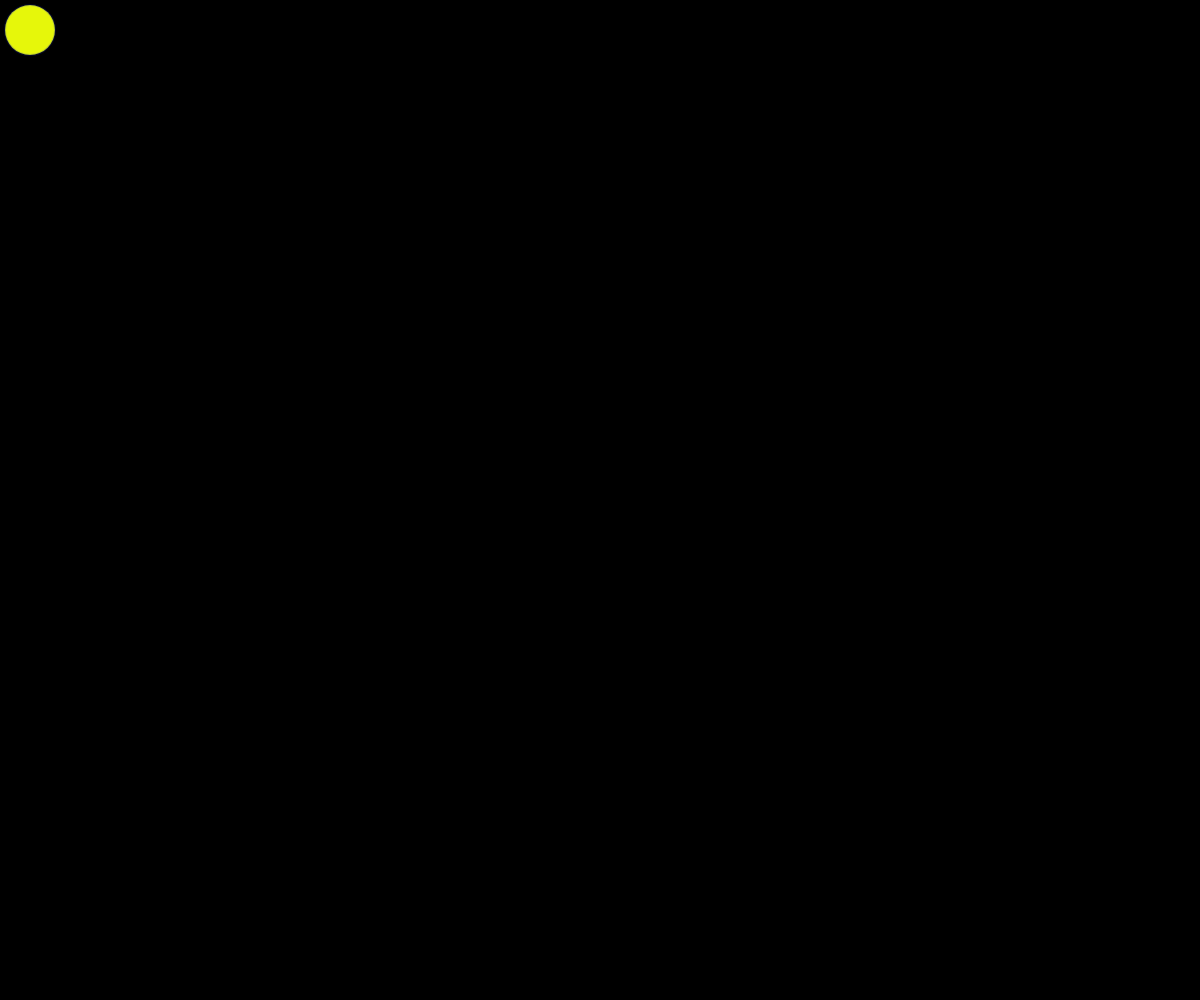
Frame 1 (no input)
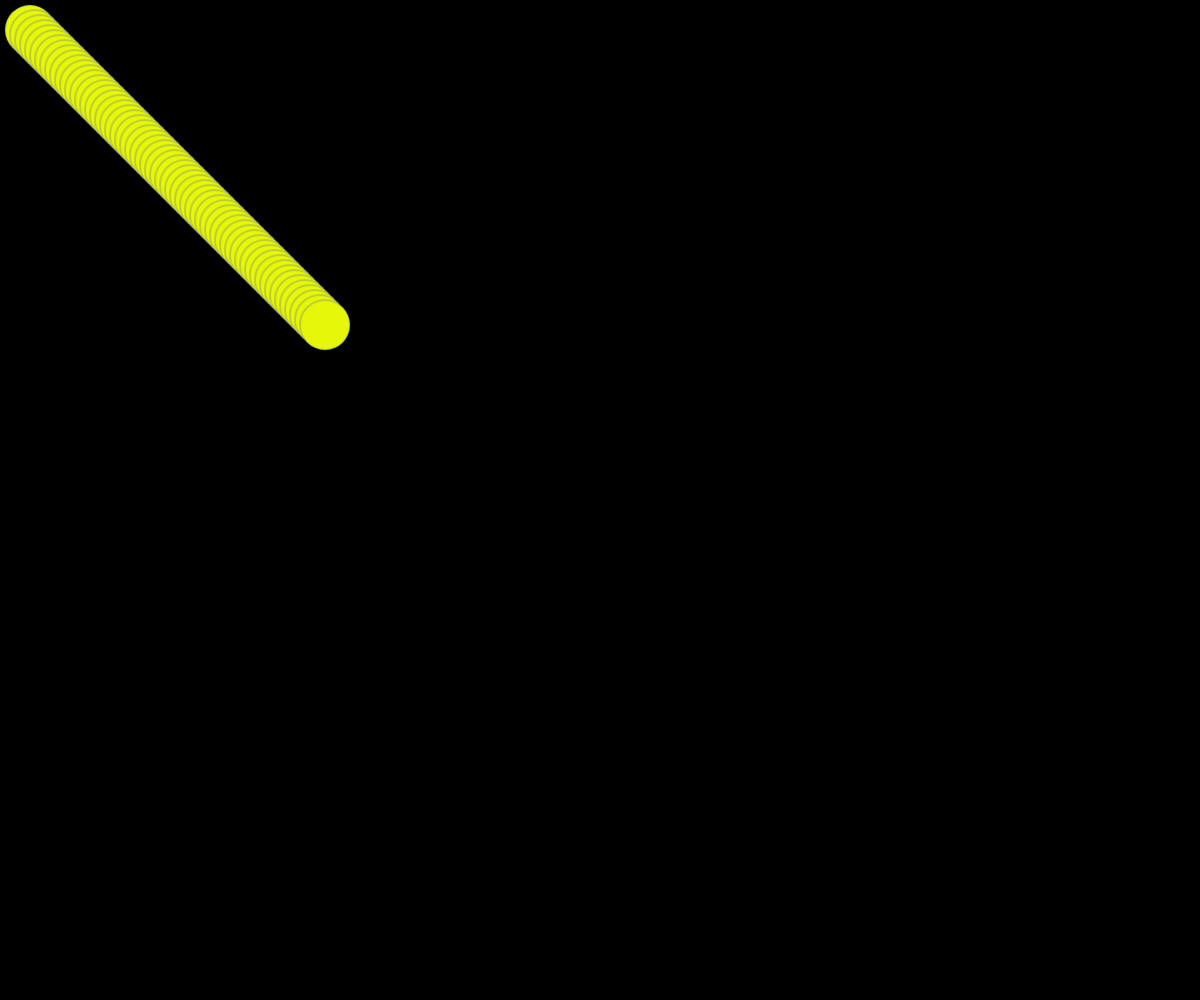
Frame 60 (no input)
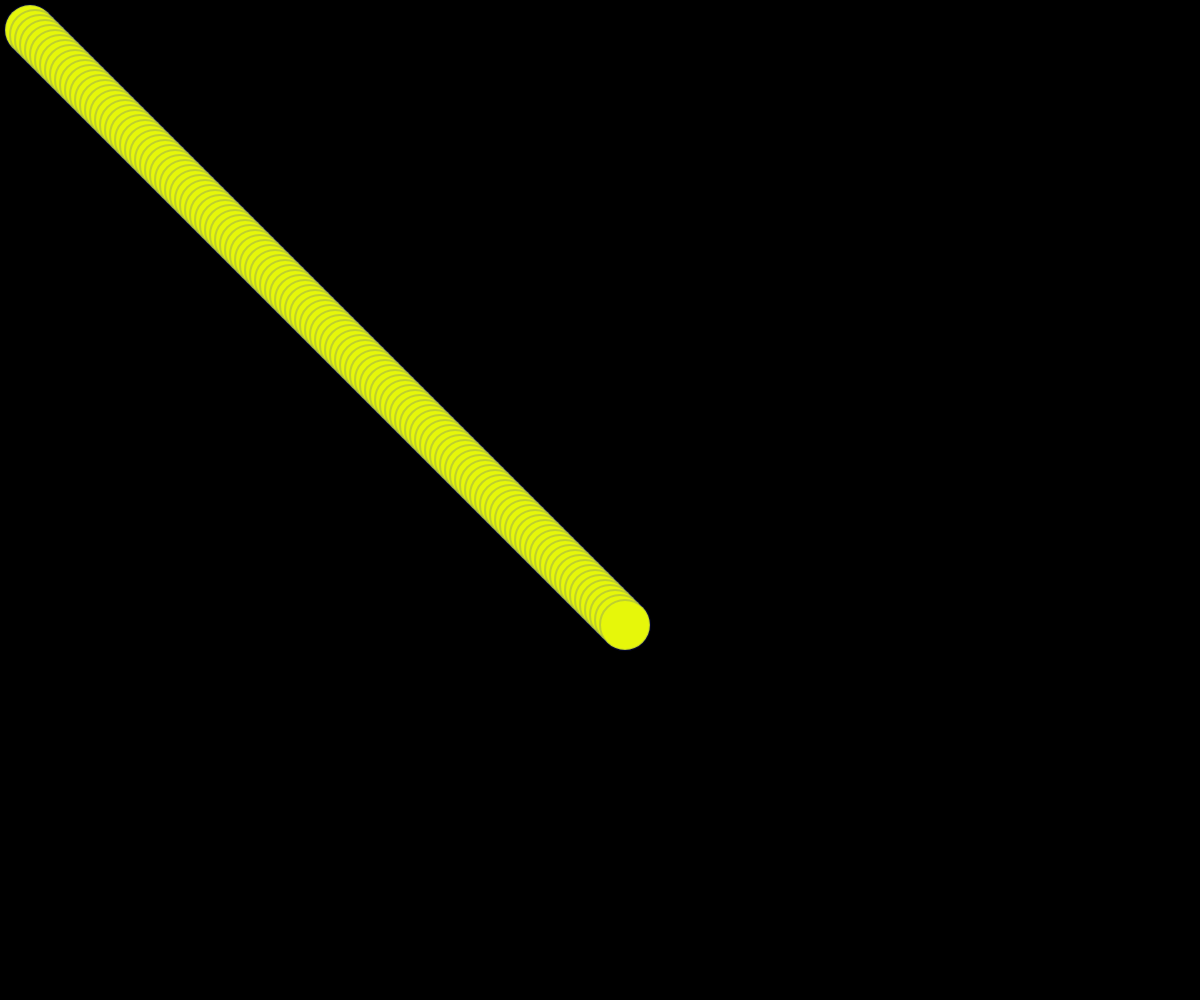
Frame 120 (the mouse pressed at the canvas centre since frame 60)

The p5.js sketch that drew these frames (run headless with seeded random() and noise() and a simulated clock; from frame 60 on, the mouse is pressed at the canvas centre):

// p5.js sketch
// ── sketch.js
class myEllipse {

    constructor(x, y, w, h) {
        this.x = x;
        this.y = y;
        this.w = w;
        this.h = h;
    }

    show() {
        strokeWeight(2);        //Set stroke weight
        ellipse(this.x, this.y, this.w, this.h);        //Draw the ellipse
    }
}

let _ellipse = {
    X : 30,
    Y : 30,
    XSpeed : 5,
    YSpeed : 5
};

let ellipseArray = [];

let mappedMouseX, mappedMouseY = 0;

let cnv;

document.onkeydown = checkKey;

//Setup the canvas
function setup() {

    //Set canvas and clicker
    cnv = createCanvas(windowWidth,windowHeight);
    cnv.mouseClicked(changeColorAndRot);

    //Set the initial colors
    changeColor();

    background(0,0,0); //Set background
}

function draw() {

    mappedMouseY = map(mouseY, 0, windowHeight, 0, 128);

    console.log(mappedMouseY);

    drawEllipse();
}

//Draw the ellipse 
function drawEllipse() {

    let e = new myEllipse(_ellipse.X,_ellipse.Y,50,50);
    e.show();
    
    /*  NOT USED
    ellipseArray.push(e);

    console.log(ellipseArray.length);

    for (let i = 0; i < ellipseArray.length; i++) {
        ellipseArray[i].show();
    }

    if (ellipseArray.length > 2000) {
        ellipseArray.splice(0,2);
    } */
 
    //Bounce between the max and min width
    if (_ellipse.X > windowWidth-30 || _ellipse.X < 30) {
        _ellipse.XSpeed*=-1;
    }
    //Bounce between the max and min width
    if (_ellipse.Y > windowHeight-30 || _ellipse.Y < 30) {
        _ellipse.YSpeed*=-1;
    }

    //Move the ellipse
    _ellipse.X = _ellipse.X + _ellipse.XSpeed;
    _ellipse.Y = _ellipse.Y + _ellipse.YSpeed;
}

function changeColor() {
    //Set the color
    fill(Math.floor(Math.random() * 255) + mappedMouseY, Math.floor(Math.random() * 255) + mappedMouseY, Math.floor(Math.random() * 255) + mappedMouseY);

    //Set the stroke
    stroke(Math.floor(Math.random() * 255) + mappedMouseY, Math.floor(Math.random() * 255) + mappedMouseY, Math.floor(Math.random() * 255) + mappedMouseY, 50);
}

//Change fill and stroke color
function changeColorAndRot() {
   
    changeColor();

    let randNum = Math.floor(Math.random() * 4);

    if (randNum == 0){
        _ellipse.YSpeed*=-1;
        _ellipse.XSpeed*=-1;
    }
    else if (randNum == 1 || randNum == 3) {
        _ellipse.YSpeed*=1;
        _ellipse.XSpeed*=-1;
    }
    else if (randNum == 2 || randNum == 4) {
        _ellipse.YSpeed*=-1;
        _ellipse.XSpeed*=1;
    }
}

function checkKey(e) {

    e = e || window.event;

    if (e.keyCode == 37) {
        changeColor();
        _ellipse.YSpeed*=-1;
        _ellipse.XSpeed*=1;
    }
    else if (e.keyCode == 39) {
        changeColor();
        _ellipse.YSpeed*=1;
        _ellipse.XSpeed*=-1;
    }
}
